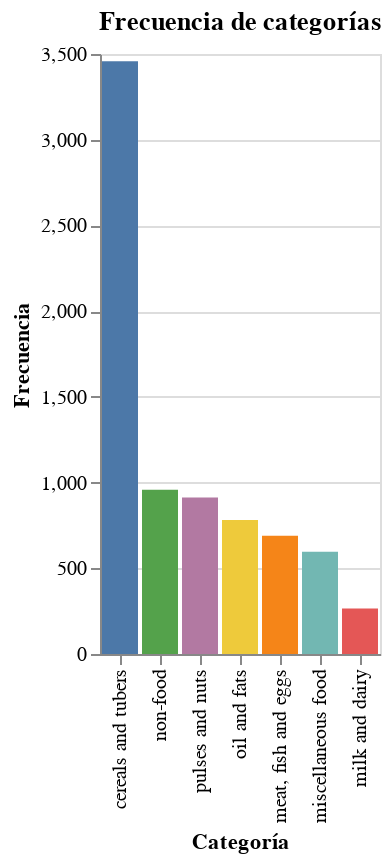

The code cell stored with this chart in its notebook:
### Code cell
# price, general plot
alt.Chart(source).mark_bar().encode(
    alt.X('Category',  sort='-y', title="Categoría"),
    alt.Y('Frequency', title="Frecuencia"),
    alt.Color('Category', legend=None),
    tooltip=['Category', 'Frequency']
).properties(title="Frecuencia de categorías")

### Figure 1 — Vega-Lite specification as saved in the notebook (floating-point values rounded to 4 significant figures)
{"config": {"view": {"continuousWidth": 300, "continuousHeight": 300}}, "data": {"name": "data-8d31aec141255ae8cfff09608718ae05"}, "mark": {"type": "bar"}, "encoding": {"color": {"field": "Category", "legend": null, "type": "nominal"}, "tooltip": [{"field": "Category", "type": "nominal"}, {"field": "Frequency", "type": "quantitative"}], "x": {"field": "Category", "sort": "-y", "title": "Categoría", "type": "nominal"}, "y": {"field": "Frequency", "title": "Frecuencia", "type": "quantitative"}}, "title": "Frecuencia de categorías", "$schema": "https://vega.github.io/schema/vega-lite/v5.20.1.json", "datasets": {"data-8d31aec141255ae8cfff09608718ae05": [{"Category": "cereals and tubers", "Frequency": 3457}, {"Category": "non-food", "Frequency": 958}, {"Category": "pulses and nuts", "Frequency": 913}, {"Category": "oil and fats", "Frequency": 782}, {"Category": "meat, fish and eggs", "Frequency": 690}, {"Category": "miscellaneous food", "Frequency": 597}, {"Category": "milk and dairy", "Frequency": 265}]}}
